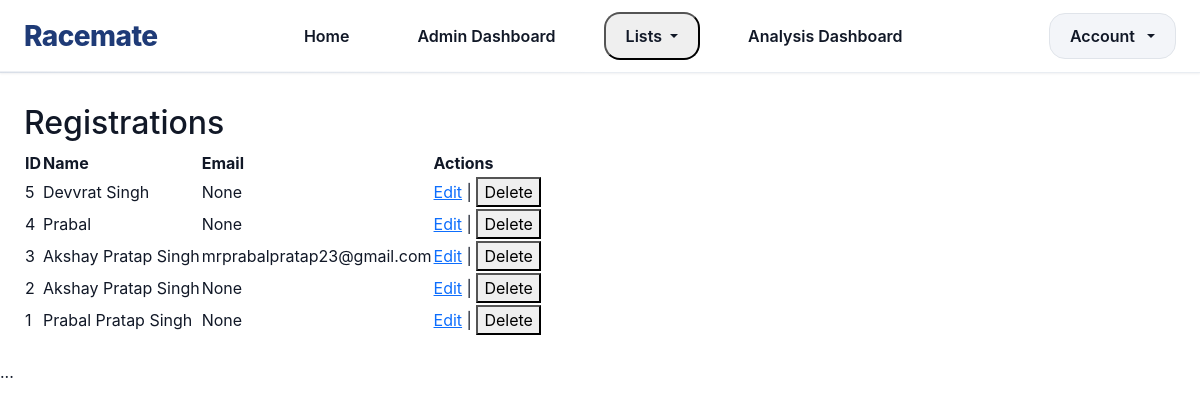
Page /accounts/app_admin/registrations/ (signed in) on the committed database.
### racemate/accounts/models.py (models this page shows, shortened)
class Registration(models.Model):
    PROFESSION_CHOICES = [
        ('student', 'Student'),
        ('employee', 'Employee'),
        ('business', 'Business'),
    ]
    name = models.CharField(_("Full name"), max_length=200)
    fathers_name = models.CharField(_("Father's name"), max_length=200, blank=True)
    date_of_birth = models.DateField(_("Date of birth"), null=True, blank=True)
    profession = models.CharField(_("Profession"), max_length=20, choices=PROFESSION_CHOICES, blank=True)
    address = models.TextField(_("Address"), blank=True)
    district = models.CharField(
        _("District (legacy)"),
        max_length=200,
        blank=True,
        help_text=_("Legacy/free-text district field; used for migration.")
    )
    GENDER_CHOICES = [
        ('male', 'Male'),
        ('female', 'Female'),
        ('other', 'Other'),
    ]
    gender = models.CharField(
        _("Gender"),
        max_length=10,
        choices=GENDER_CHOICES,
        blank=True,
        null=True,
    )
    state = models.ForeignKey(
        DimState,
        on_delete=models.PROTECT,
        null=True,
        blank=True,
        related_name="registrations",
        verbose_name=_("State"),
        help_text=_("Selected state (FK to DimState).")
    )
    district_fk = models.ForeignKey(
        DimDistrict,
        on_delete=models.PROTECT,
        null=True,
        blank=True,
        related_name="registrations_fk",
        verbose_name=_("District"),
        help_text=_("Selected district (FK to DimDistrict).")
    )
    representing_from = models.CharField(_("Representing from"), max_length=200, blank=True)
    mobile_number = models.CharField(
        _("Mobile number"),
        max_length=20,
        blank=True,
        validators=[phone_validator],
        help_text=_("Include country code if applicable, e.g. +91XXXXXXXXXX")
    )
    aadhar_number = models.CharField(
        _("Aadhaar"),
        max_length=12,
        blank=True,
        validators=[aadhar_validator],
        help_text=_("12 digit Aadhaar number without spaces.")
    )
    email = models.EmailField(_("Email"), max_length=254, blank=True, null=True)
    events = models.ManyToManyField(
        "app_admin.DimEventCategory",
        blank=True,
        related_name="registrations",
        verbose_name=_("Events"),
        help_text=_("Events the registrant is participating in.")
    )
    created_at = models.DateTimeField(auto_now_add=True)
    category = models.CharField(_("Assigned category"), max_length=255, null=True, blank=True,
                                help_text=_("Computed competition category for registrant (auto-calculated)."))
    bib_id = models.CharField(_("Bib ID"), max_length=50, unique=True, null=True, blank=True)
    bib_released_at = models.DateTimeField(null=True, blank=True)
    class Meta:
        ordering = ['-created_at']
        verbose_name = _("Registration")
        verbose_name_plural = _("Registrations")
        indexes = [
            models.Index(fields=['mobile_number'], name='reg_mobile_idx'),
            models.Index(fields=['aadhar_number'], name='reg_aadhar_idx'),
        ]

### racemate/app_admin/views.py (the view)
# urls.py: path('registrations/', views.registration_list, name='registration_list'),
@login_required
def registration_list(request):
    registrations = Registration.objects.all()
    return render(request, 'app_admin/registration_list.html', {
        'registrations': registrations
    })

### racemate/templates/app_admin/registration_list.html (shortened to what this page needs)
{% extends "base.html" %}
{% block content %}
<h2>Registrations</h2>
<table class="table-auto">
  <thead>
    <tr>
      <th>ID</th><th>Name</th><th>Email</th><th>Actions</th>
    </tr>
  </thead>
  <tbody>
    {% for reg in registrations %}
    <tr>
      <td>{{ reg.id }}</td>
      <td>{{ reg.name }}</td>
      <td>{{ reg.email }}</td>
      <td>
        <a href="{% url 'registration_edit' pk=reg.id %}">Edit</a>
        |
        <form action="{% url 'registration_delete' pk=reg.id %}" method="post" style="display:inline">
          <button type="submit" onclick="return confirm('Delete this registration?');">Delete</button>
        </form>
      </td>
    </tr>
    {% empty %}
      <tr><td colspan="4">No registrations found.</td></tr>
    {% endfor %}
  </tbody>
</table>
{% endblock %}

### racemate/templates/base.html (shortened to what this page needs)
{% load static %}
<!doctype html>
<html lang="en">
  <head>
    <link href="https://cdn.jsdelivr.net/npm/bootstrap@5.3.8/dist/css/bootstrap.min.css"
          rel="stylesheet"
>
    <link href="{% static 'css/navbar.css' %}" rel="stylesheet">
    <link href="{% static 'css/main.css' %}" rel="stylesheet">
    <link rel="stylesheet" href="https://cdn.jsdelivr.net/npm/flatpickr/dist/flatpickr.min.css">
  </head>
  <body>
    {% include "partials/nav.html" %}
    <main class="site-content container my-4">
      {% block content %}{% endblock %}
    </main>
    ...

### racemate/templates/partials/nav.html (shortened to what this page needs)
{% load static %}
<nav class="site-navbar">
  <div class="container">
    <div class="nav-inner">
      <a href="{% url 'home' %}" class="brand">Racemate</a>
      {% with name=request.resolver_match.url_name namespace=request.resolver_match.namespace %}
      <div class="nav-links" id="nav-links-desktop">
        <a href="{% url 'home' %}"
           class="link {% if name == 'home' %}active{% endif %}">
          Home
        </a>
        <a href="{% url 'admin:index' %}"
           class="link {% if namespace == 'admin' %}active{% endif %}">
          Admin Dashboard
        </a>
        <div class="nav-item dropdown lists-dropdown ">
          <button
            id="lists-trigger"
            class="link dropdown-toggle"
            aria-haspopup="true"
            aria-expanded="false"
            type="button">
            Lists
          </button>
        </div>
        <a href="{% url 'analysis_dashboard' %}"
           class="link {% if name == 'analysis_dashboard' %}active{% endif %}">
          Analysis Dashboard
        </a>
      </div>
      {% endwith %}
      <div class="nav-right">
        <div class="dropdown-wrapper">
          <button
            id="account-trigger"
            class="account-btn dropdown-toggle"
            type="button"
            data-bs-toggle="dropdown"
            data-bs-auto-close="outside"
            aria-expanded="false">
            Account
          </button>
        </div>
      </div>
    </div>
  </div>
</nav>
<link rel="stylesheet" href="{% static 'css/navbar.css' %}">

### racemate/static/css/navbar.css (style rules this page uses)
html, body { margin: 0; padding: 0; font-family: "Inter", system-ui, -apple-system, BlinkMacSystemFont, "Segoe UI", Roboto, sans-serif; background-color: #ffffff; }
.site-navbar { position: fixed; top: 0; left: 0; right: 0; z-index: 50; background-color: #ffffff; border-bottom: 1px solid #e9edf2; box-shadow: 0 1px 2px rgba(16, 24, 40, 0.06); }
.container { max-width: 1200px; margin: 0 auto; padding: 0 1.5rem; }
.nav-inner { display: flex; align-items: center; height: 72px; gap: 16px; }
.brand { flex: 0 0 auto; }
.nav-links { flex: 1 1 auto; display: flex; justify-content: center; align-items: center; gap: 28px; }
.nav-right { flex: 0 0 auto; display: flex; align-items: center; }
.brand { font-size: 1.75rem; font-weight: 800; text-decoration: none; color: #1f3b77; letter-spacing: -0.02em; transition: opacity 0.2s ease; }
.link { display: inline-block; padding: 10px 20px; border-radius: 16px; text-decoration: none; color: #111827; font-weight: 600; transition: all 0.2s ease; }
.account-btn { display: inline-flex; align-items: center; gap: 8px; padding: 10px 20px; border-radius: 16px; background-color: #f3f5f9; border: 1px solid #e0e4ea; color: #111827; font-weight: 600; cursor: pointer; transition: all 0.2s ease; }
.dropdown-wrapper { position: relative; }
main, .page-content { padding-top: 88px; }
.site-navbar::after { content: ""; position: absolute; left: 0; right: 0; bottom: -1px; height: 2px; background: linear-gradient(to right, rgba(24,55,111,0.08), transparent 50%); }

### racemate/static/css/main.css (style rules this page uses)
:root { --bg:#fbfbfb; --card:#fff; --muted:#6b7280; --accent:#111827; --button-bg:#f3f4f6; --button-border:#d1d5db; --success:#16a34a; --border:#e6e6e6; --navbar-height: 80px; }
* { box-sizing: border-box; }
html, body { margin: 0; padding: 0; }
body { font-family: Inter, system-ui, -apple-system, "Segoe UI", Roboto, "Helvetica Neue", Arial; background: var(--bg); color: var(--accent); padding-top: 0; }
main.site-content { padding-top: var(--navbar-height); }
.brand { display: flex; align-items: center; gap: 12px; }
.container { max-width: 920px; margin: 28px auto; padding: 18px; }

### rows in the picture
Registration: id "5", name "Devvrat Singh", email "None"
Registration: id "4", name "Prabal", email "None"
Registration: id "3", name "Akshay Pratap Singh", email "mrprabalpratap23@gmail.com"
Registration: id "2", name "Akshay Pratap Singh", email "None"
Registration: id "1", name "Prabal Pratap Singh", email "None"
